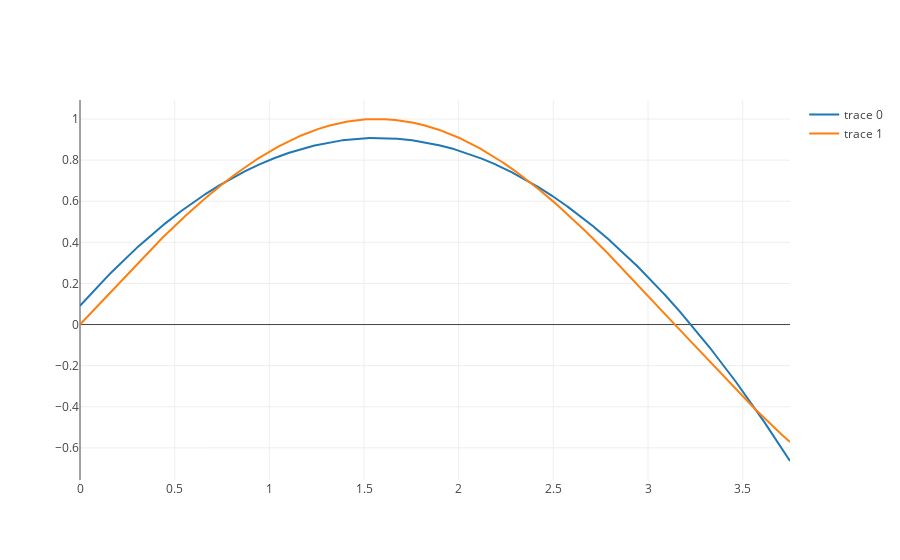

Notebook cell for this chart:
### Code cell
iplot([{"x": x, "y": y}, {"x": x, "y": np.sin(x)}])

### Figure 1 — Plotly figure (JSON) as saved in the notebook; plotly's stock layout.template omitted (floating-point values rounded to 4 significant figures; data arrays with more than 128 entries replaced by an {"elided": "..."} marker saying what was removed)
{"data": [{"x": {"elided": "3750 float values"}, "y": {"elided": "3750 float values"}}, {"x": {"elided": "3750 float values"}, "y": {"elided": "3750 float values"}}], "layout": {}}
